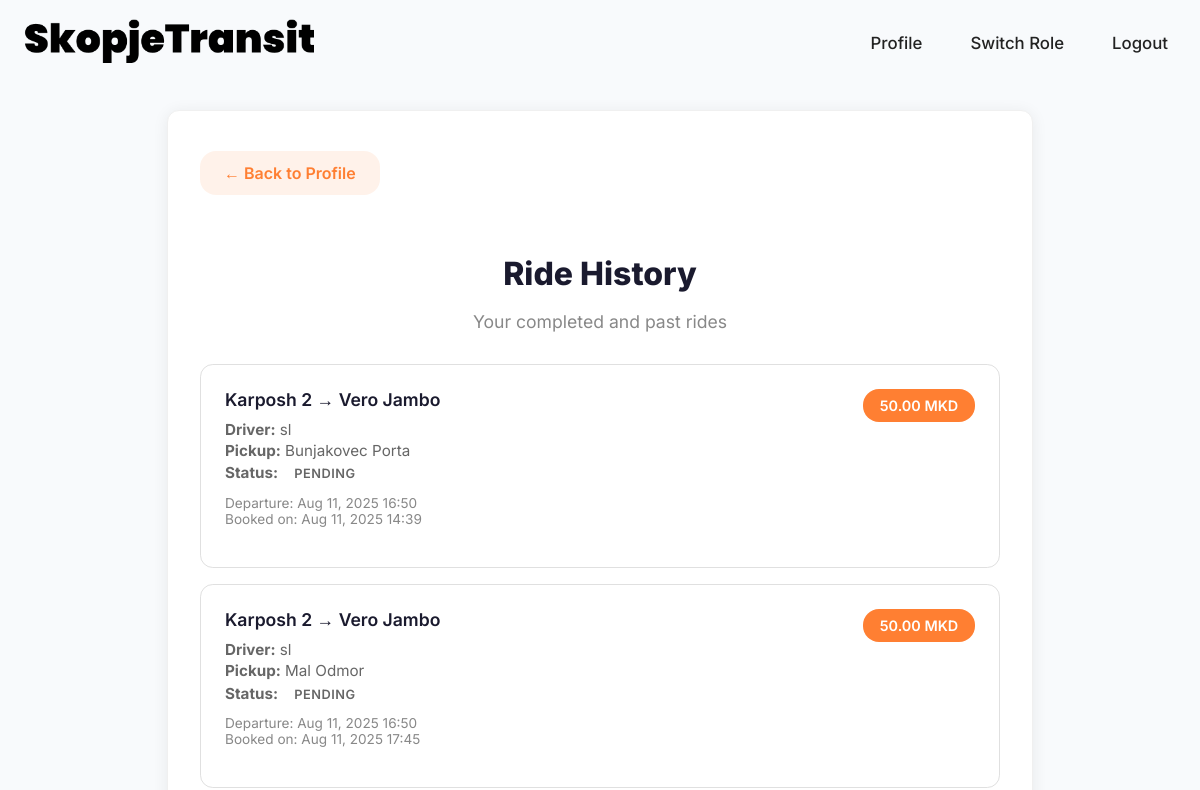
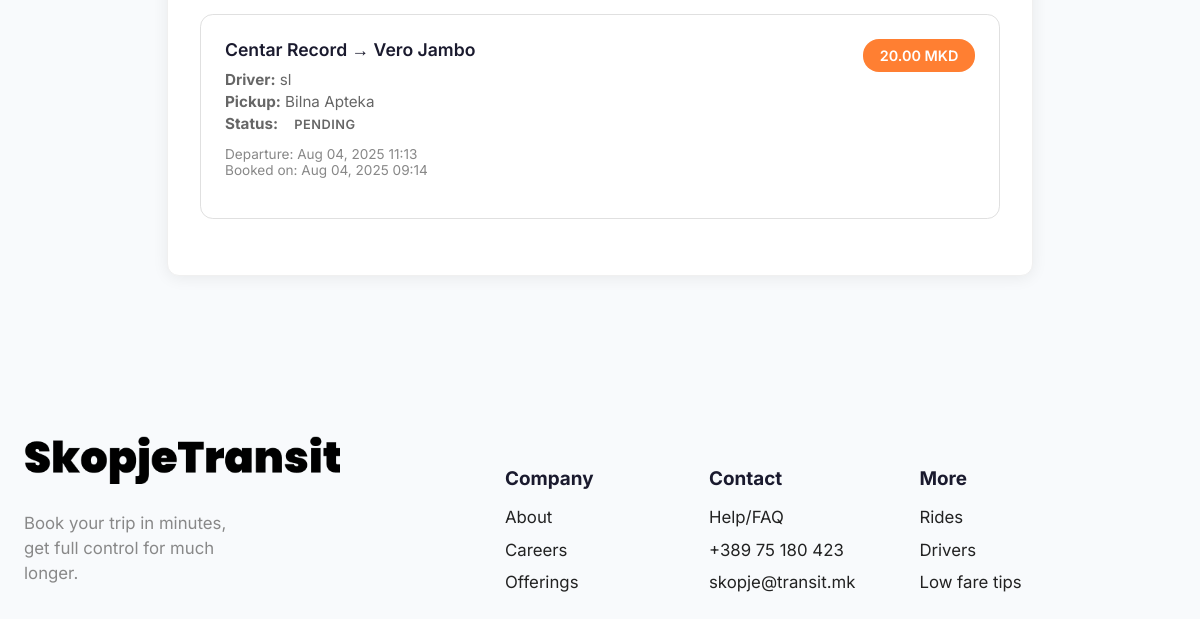
The app's page /accounts/ride-history/ (signed in), older data (2 pictures, top to bottom).
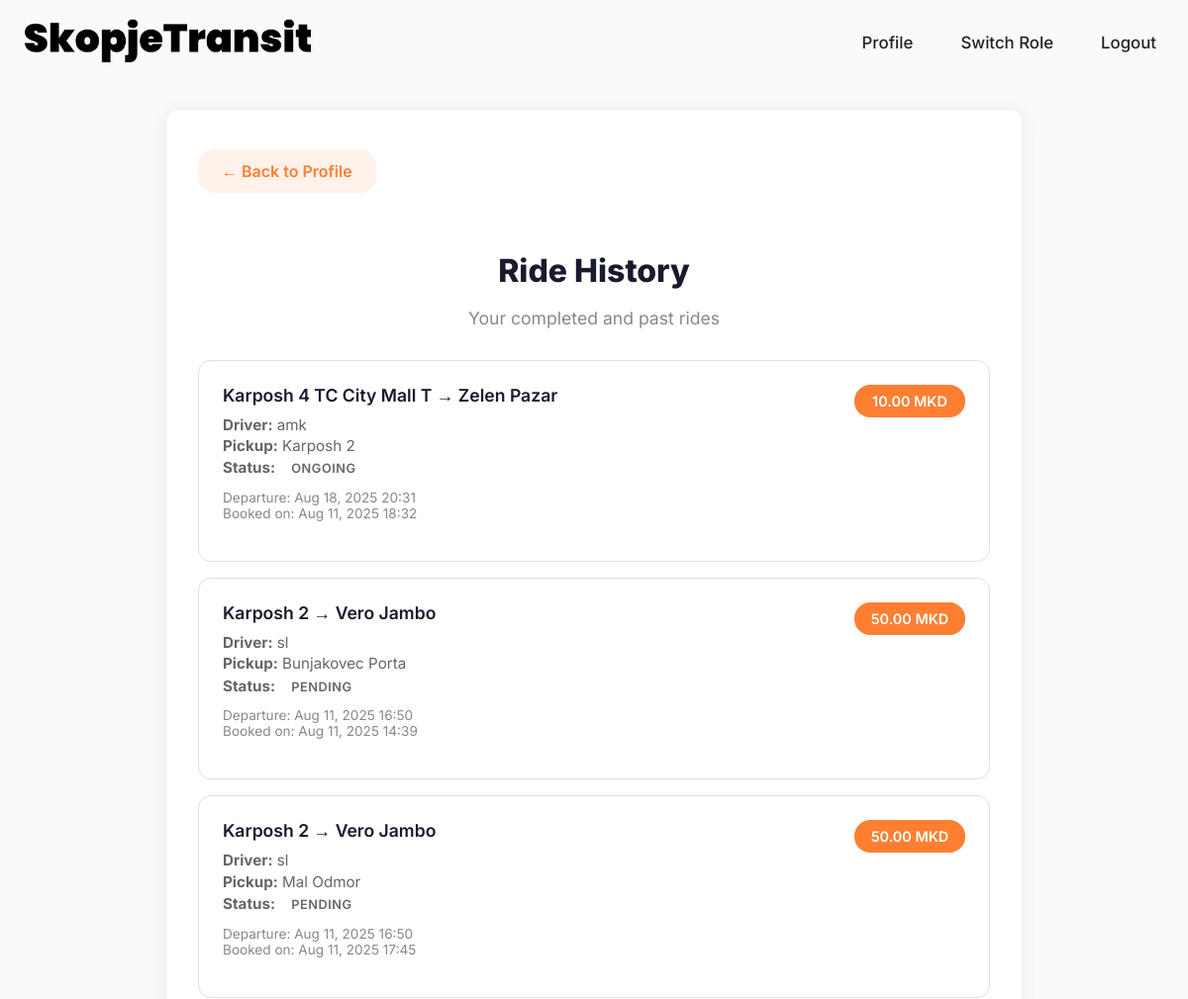
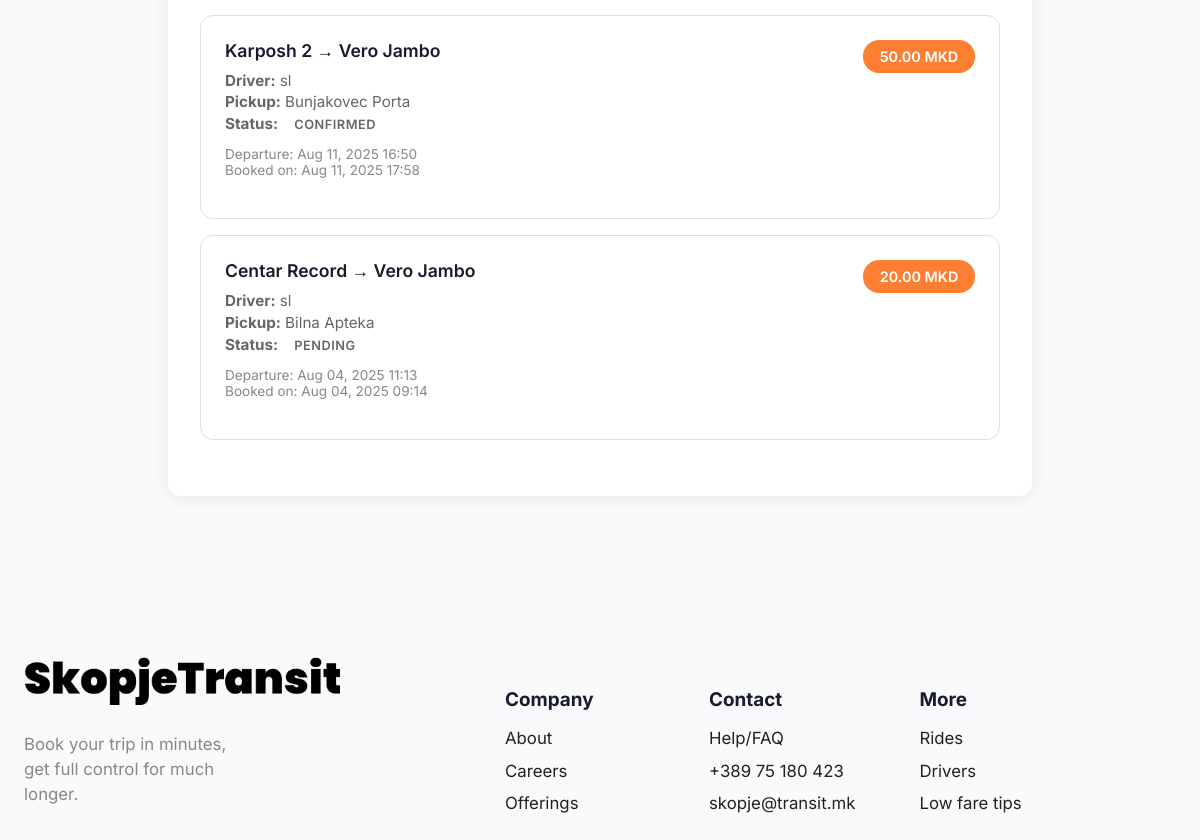
The same page, newer data (2 pictures, top to bottom).
### rides/models.py (models this page shows, shortened)
class Booking(models.Model):
    STATUS_CHOICES = [
        ('pending', 'Pending'),
        ('confirmed', 'Confirmed'),
        ('ongoing', 'Ongoing'),
        ('completed', 'Completed'),
        ('cancelled', 'Cancelled'),
    ]
    passenger = models.ForeignKey(settings.AUTH_USER_MODEL, on_delete=models.CASCADE, related_name='bookings')
    ride = models.ForeignKey(Ride, on_delete=models.CASCADE)
    stop = models.ForeignKey('Stop', on_delete=models.CASCADE)  # Where the passenger will get on
    created_at = models.DateTimeField(auto_now_add=True)
    status = models.CharField(max_length=20, choices=STATUS_CHOICES, default='pending')
    confirmed_at = models.DateTimeField(null=True, blank=True)
    started_at = models.DateTimeField(null=True, blank=True)
    completed_at = models.DateTimeField(null=True, blank=True)

class Ride(models.Model):
    STATUS_CHOICES = [
        ('pending', 'Pending'),
        ('confirmed', 'Confirmed'),
        ('ongoing', 'Ongoing'),
        ('completed', 'Completed'),
        ('cancelled', 'Cancelled'),
    ]
    driver = models.ForeignKey(settings.AUTH_USER_MODEL, on_delete=models.CASCADE, related_name='driven_rides')
    start_location = models.CharField(max_length=100)
    end_location = models.CharField(max_length=100)
    stops = models.ManyToManyField('Stop')
    seat_price = models.DecimalField(max_digits=6, decimal_places=2)
    available_seats = models.PositiveIntegerField()
    departure_time = models.DateTimeField()
    created_at = models.DateTimeField(auto_now_add=True)
    status = models.CharField(max_length=20, choices=STATUS_CHOICES, default='confirmed')
    start_time = models.DateTimeField(null=True, blank=True)  # When ride actually started
    end_time = models.DateTimeField(null=True, blank=True)    # When ride actually ended

class Stop(models.Model):
    name = models.CharField(max_length=100)
    def __str__(self):
        return self.name

### accounts/models.py (models this page shows, shortened)
class User(AbstractUser):
    is_driver = models.BooleanField(default=False)
    is_passenger = models.BooleanField(default=True)

### accounts/views.py (the view)
# urls.py: path('ride-history/', views.ride_history_view, name='ride_history'),
@login_required
def ride_history_view(request):
    profile, created = Profile.objects.get_or_create(user=request.user)
    now = timezone.now()
    if profile.role == 'driver':
        past_rides = Ride.objects.filter(
            driver=request.user
        ).filter(
            models.Q(departure_time__lt=now) |  # Past rides
            models.Q(status='completed')  # Completed rides regardless of departure time
        ).order_by('-departure_time')
        context = {
            'user_type': 'driver',
            'rides': past_rides,
        }
    else:
        past_bookings = Booking.objects.filter(
            passenger=request.user
        ).filter(
            models.Q(ride__departure_time__lt=now) |  # Past rides
            models.Q(status='completed')  # Completed rides regardless of departure time
        ).select_related('ride').order_by('-ride__departure_time')
        context = {
            'user_type': 'passenger',
            'bookings': past_bookings,
        }
    return render(request, 'ride_history.html', context)

### accounts/templates/ride_history.html (shortened to what this page needs)
{% extends 'base.html' %}
{% block content %}
<div class="history-container">
    <div class="history-card">
        <a href="{% url 'accounts:profile' %}" class="back-link">
            ← Back to Profile
        </a>
        <h2 class="history-title">Ride History</h2>
        <p class="history-subtitle">
            {% if user_type == 'passenger' %}
                Your completed and past rides
            {% else %}
                Your completed and past offered rides
            {% endif %}
        </p>
        {% if user_type == 'passenger' %}
            {% if bookings %}
                {% for booking in bookings %}
                    <div class="ride-item">
                        <div class="ride-header">
                            <div class="ride-info">
                                <div class="ride-location">
                                    {{ booking.ride.start_location }} → {{ booking.ride.end_location }}
                                </div>
                                <div class="ride-details">
                                    <strong>Driver:</strong> {{ booking.ride.driver.username }}<br>
                                    <strong>Pickup:</strong> {{ booking.stop }}<br>
                                    <strong>Status:</strong>
                                    <span class="status-badge status-{{ booking.status }}">
                                        {{ booking.status|title }}
                                    </span>
                                </div>
                                <div class="ride-date">
                                    Departure: {{ booking.ride.departure_time|date:"M d, Y H:i" }}<br>
                                    Booked on: {{ booking.created_at|date:"M d, Y H:i" }}
                                </div>
                            </div>
                            <div class="ride-price">
                                {{ booking.ride.seat_price }} MKD
                            </div>
                        </div>
                    </div>
                {% endfor %}
            {% else %}
                <div class="empty-state">
                    <p>No ride history yet.</p>
                    <p>Your completed rides will appear here!</p>
                </div>
            {% endif %}
        {% endif %}
    </div>
</div>
{% endblock %}

Row changes from the older to the newer data that the page shows:
added Booking: ride.start_location "Karposh 4 TC City Mall T", ride.end_location "Zelen Pazar", ride.driver.username "amk", stop "Karposh 2", status "ONGOING", ride.departure_time "Aug 18, 2025 20:31", created_at "Aug 11, 2025 18:32", ride.seat_price "10.00"
added Booking: ride.start_location "Karposh 2", ride.end_location "Vero Jambo", ride.driver.username "sl", stop "Bunjakovec Porta", status "CONFIRMED", ride.departure_time "Aug 11, 2025 16:50", created_at "Aug 11, 2025 17:58", ride.seat_price "50.00"
